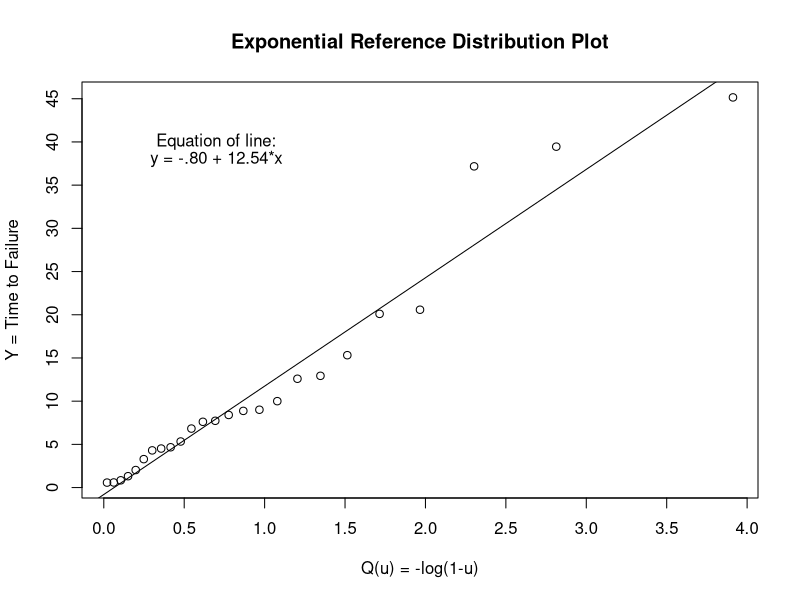
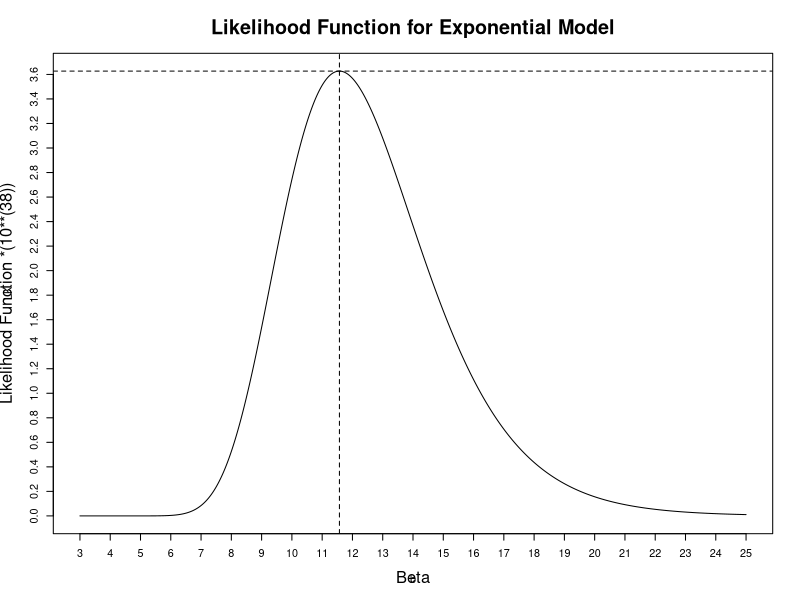

Source code (R) for these figures, in order:
t = c(15.321,9.008,20.104,7.729,45.154,8.404,5.332,0.577,4.305,4.517,12.594,
     6.829,3.291,37.175,0.841,1.317,7.613,20.582,2.030,10.001,4.666,12.933,
     0.591,39.454,8.875)
t = sort(t)
n = 25
i = seq(1,25,1)
u = (i-.5)/n
x =  -log(1-u)

#postscript("u:/meth1/Rfiles/exp_refplot.ps",height=8,horizontal=FALSE)

plot(x,t, xlab="Q(u) = -log(1-u)",ylab="Y = Time to Failure",lab=c(13,11,7),
main="Exponential Reference Distribution Plot")
abline(lm(t~x))
text(.7,40,"Equation of line:")
text(.7,38,"y = -.80 + 12.54*x")

#postscript("u:/meth1/Rfiles/mle_exp.ps",height=6,horizontal=FALSE)

b = seq(3,25,.01)
LK = (b^(-25))*exp(-289.243/b)*(10)^38
out =  cbind(b,LK)
LKmax  =  max(LK)
bmax  =  which(LK==max(LK))
MLE  =  b[bmax]
par(cex=.65)
plot(b,LK, type="l",lab=c(30,16,7))
par(cex=.99)
title("Likelihood Function for Exponential Model",xlab="Beta",ylab="Likelihood Function *(10**(38))")
abline("v"=b[bmax],lty=2)
abline("h"=max(LK),lty=2)

#graphics.off()

library(MASS)
fitdistr(t,"exponential")
